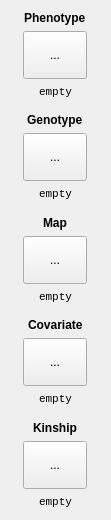
   <widget class="QWidget" name="layoutWidget">
    <property name="geometry">
     <rect>
      <x>30</x>
      <y>30</y>
      <width>111</width>
      <height>520</height>
     </rect>
    </property>
    <layout class="QGridLayout" name="gridLayout_3">
     <item row="0" column="0">
      <layout class="QVBoxLayout" name="verticalLayout_2">
       <item alignment="Qt::AlignHCenter">
        <widget class="QLabel" name="label_3">
         <property name="font">
          <font>
           <family>Arial</family>
           <weight>75</weight>
           <bold>true</bold>
          </font>
         </property>
         <property name="text">
          <string>Phenotype</string>
         </property>
        </widget>
       </item>
       <item alignment="Qt::AlignHCenter">
        <widget class="MToolButton" name="pheFileToolButton">
         <property name="minimumSize">
          <size>
           <width>64</width>
           <height>48</height>
          </size>
         </property>
         <property name="cursor">
          <cursorShape>PointingHandCursor</cursorShape>
         </property>
         <property name="acceptDrops">
          <bool>true</bool>
         </property>
         <property name="text">
          <string>...</string>
         </property>
         <property name="iconSize">
          <size>
           <width>32</width>
           <height>32</height>
          </size>
         </property>
         <property name="autoRaise">
          <bool>false</bool>
         </property>
        </widget>
       </item>
       <item alignment="Qt::AlignHCenter">
        <widget class="QLabel" name="pheFileLabel">
         <property name="font">
          <font>
           <family>Courier New</family>
           <pointsize>8</pointsize>
           <kerning>true</kerning>
          </font>
         </property>
         <property name="text">
          <string>empty</string>
         </property>
         <property name="alignment">
          <set>Qt::AlignRight|Qt::AlignTrailing|Qt::AlignVCenter</set>
         </property>
        </widget>
       </item>
      </layout>
     </item>
     <item row="3" column="0">
      <layout class="QVBoxLayout" name="verticalLayout_6">
       <item alignment="Qt::AlignHCenter">
        <widget class="QLabel" name="label_10">
         <property name="font">
          <font>
           <family>Arial</family>
           <weight>75</weight>
           <bold>true</bold>
          </font>
         </property>
         <property name="text">
          <string>Map</string>
         </property>
        </widget>
       </item>
       <item alignment="Qt::AlignHCenter">
        <widget class="MToolButton" name="mapFileToolButton">
         <property name="minimumSize">
          <size>
           <width>64</width>
           <height>48</height>
          </size>
         </property>
         <property name="cursor">
          <cursorShape>PointingHandCursor</cursorShape>
         </property>
         <property name="acceptDrops">
          <bool>true</bool>
         </property>
         <property name="text">
          <string>...</string>
         </property>
         <property name="iconSize">
          <size>
           <width>32</width>
           <height>32</height>
          </size>
         </property>
        </widget>
       </item>
       <item alignment="Qt::AlignHCenter">
        <widget class="QLabel" name="mapFileLabel">
         <property name="font">
          <font>
           <family>Courier New</family>
           <pointsize>8</pointsize>
           <kerning>true</kerning>
          </font>
         </property>
         <property name="text">
          <string>empty</string>
         </property>
         <property name="alignment">
          <set>Qt::AlignRight|Qt::AlignTrailing|Qt::AlignVCenter</set>
         </property>
        </widget>
       </item>
       <item>
        <spacer name="verticalSpacer_11">
         <property name="orientation">
          <enum>Qt::Vertical</enum>
         </property>
         <property name="sizeHint" stdset="0">
          <size>
           <width>20</width>
           <height>40</height>
          </size>
         </property>
        </spacer>
       </item>
      </layout>
     </item>
     <item row="2" column="0">
      <layout class="QVBoxLayout" name="verticalLayout_5">
       <item alignment="Qt::AlignHCenter">
        <widget class="QLabel" name="label_7">
         <property name="font">
          <font>
           <family>Arial</family>
           <weight>75</weight>
           <bold>true</bold>
          </font>
         </property>
         <property name="text">
          <string>Genotype</string>
         </property>
        </widget>
       </item>
       <item alignment="Qt::AlignHCenter">
        <widget class="MToolButton" name="genoFileToolButton">
         <property name="minimumSize">
          <size>
           <width>64</width>
           <height>48</height>
          </size>
         </property>
         <property name="cursor">
          <cursorShape>PointingHandCursor</cursorShape>
         </property>
         <property name="acceptDrops">
          <bool>true</bool>
         </property>
         <property name="text">
          <string>...</string>
         </property>
         <property name="iconSize">
          <size>
           <width>32</width>
           <height>32</height>
          </size>
         </property>
        </widget>
       </item>
       <item alignment="Qt::AlignHCenter">
        <widget class="QLabel" name="genoFileLabel">
         <property name="font">
          <font>
           <family>Courier New</family>
           <pointsize>8</pointsize>
           <kerning>true</kerning>
          </font>
         </property>
         <property name="text">
          <string>empty</string>
         </property>
         <property name="alignment">
          <set>Qt::AlignRight|Qt::AlignTrailing|Qt::AlignVCenter</set>
         </property>
        </widget>
       </item>
       <item>
        <spacer name="verticalSpacer_10">
         <property name="orientation">
          <enum>Qt::Vertical</enum>
         </property>
         <property name="sizeHint" stdset="0">
          <size>
           <width>20</width>
           <height>40</height>
          </size>
         </property>
        </spacer>
       </item>
      </layout>
     </item>
     <item row="4" column="0">
      <layout class="QVBoxLayout" name="verticalLayout_7">
       <item alignment="Qt::AlignHCenter">
        <widget class="QLabel" name="label_14">
         <property name="font">
          <font>
           <family>Arial</family>
           <weight>75</weight>
           <bold>true</bold>
          </font>
         </property>
         <property name="text">
          <string>Covariate</string>
         </property>
        </widget>
       </item>
       <item alignment="Qt::AlignHCenter">
        <widget class="MToolButton" name="covarFileToolButton">
         <property name="minimumSize">
          <size>
           <width>64</width>
           <height>48</height>
          </size>
         </property>
         <property name="cursor">
          <cursorShape>PointingHandCursor</cursorShape>
         </property>
         <property name="acceptDrops">
          <bool>true</bool>
         </property>
         <property name="text">
          <string>...</string>
         </property>
         <property name="iconSize">
          <size>
           <width>32</width>
           <height>32</height>
          </size>
         </property>
        </widget>
       </item>
       <item alignment="Qt::AlignHCenter">
        <widget class="QLabel" name="covarFileLabel">
         <property name="font">
          <font>
           <family>Courier New</family>
           <pointsize>8</pointsize>
           <kerning>true</kerning>
          </font>
         </property>
         <property name="text">
          <string>empty</string>
         </property>
         <property name="alignment">
          <set>Qt::AlignRight|Qt::AlignTrailing|Qt::AlignVCenter</set>
         </property>
        </widget>
       </item>
      </layout>
     </item>
     <item row="5" column="0">
      <spacer name="verticalSpacer_12">
       <property name="orientation">
        <enum>Qt::Vertical</enum>
       </property>
       <property name="sizeHint" stdset="0">
        <size>
         <width>20</width>
         <height>40</height>
        </size>
       </property>
      </spacer>
     </item>
     <item row="6" column="0">
      <layout class="QVBoxLayout" name="verticalLayout_8">
       <item alignment="Qt::AlignHCenter">
        <widget class="QLabel" name="label_17">
         <property name="font">
          <font>
           <family>Arial</family>
           <weight>75</weight>
           <bold>true</bold>
          </font>
         </property>
         <property name="text">
          <string>Kinship</string>
         </property>
        </widget>
       </item>
       <item alignment="Qt::AlignHCenter">
        <widget class="MToolButton" name="kinFileToolButton">
         <property name="minimumSize">
          <size>
           <width>64</width>
           <height>48</height>
          </size>
         </property>
         <property name="cursor">
          <cursorShape>PointingHandCursor</cursorShape>
         </property>
         <property name="acceptDrops">
          <bool>true</bool>
         </property>
         <property name="text">
          <string>...</string>
         </property>
         <property name="iconSize">
          <size>
           <width>32</width>
           <height>32</height>
          </size>
         </property>
        </widget>
       </item>
       <item alignment="Qt::AlignHCenter">
        <widget class="QLabel" name="kinFileLabel">
         <property name="font">
          <font>
           <family>Courier New</family>
           <pointsize>8</pointsize>
           <kerning>true</kerning>
          </font>
         </property>
         <property name="text">
          <string>empty</string>
         </property>
         <property name="alignment">
          <set>Qt::AlignRight|Qt::AlignTrailing|Qt::AlignVCenter</set>
         </property>
        </widget>
       </item>
      </layout>
     </item>
     <item row="1" column="0">
      <spacer name="verticalSpacer_9">
       <property name="orientation">
        <enum>Qt::Vertical</enum>
       </property>
       <property name="sizeHint" stdset="0">
        <size>
         <width>20</width>
         <height>40</height>
        </size>
       </property>
      </spacer>
     </item>
    </layout>
   </widget>
